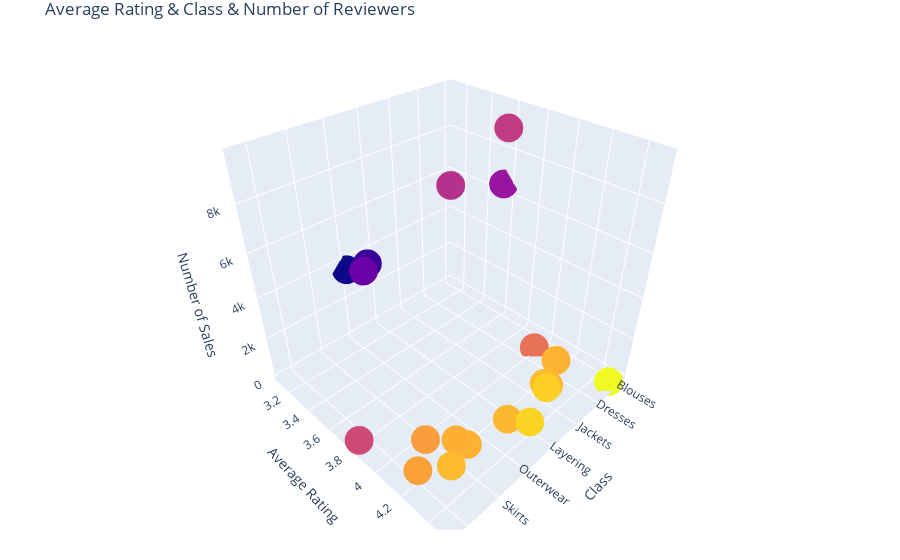

Notebook code for this chart:
### Code cell
cv = df['Class Name'].value_counts()

trace = go.Scatter3d( x = avgdf1.index,
                      y = avgdf1['Rating'],
                      z = cv[avgdf1.index],
                      mode = 'markers',
                      marker = dict(size=10,color=avgdf1['Rating']),
                      hoverinfo ="text",
                      text="Class: "+avgdf1.index+" \ Average Rating: "+avgdf1['Rating'].map(' {:,.2f}'.format).apply(str)+" \ Number of Reviewers: "+cv[avgdf1.index].apply(str)
                      )

data = [trace]
layout = go.Layout(title="Average Rating & Class & Number of Reviewers",
                   scene = dict(
                    xaxis = dict(title='Class'),
                    yaxis = dict(title='Average Rating'),
                    zaxis = dict(title='Number of Sales'),),
                   margin = dict(l=30, r=30, b=30, t=30))
fig = go.Figure(data=data, layout=layout)
py.iplot(fig)
plt.savefig('3D_Scatter.png')

### Figure 1 — Plotly figure (JSON) as saved in the notebook; plotly's stock layout.template omitted (floating-point values rounded to 4 significant figures)
{"data": [{"hoverinfo": "text", "marker": {"color": [3.554, 4.5, 4, 3.749, 4.261, 4.279, 4.295, 4.361, 3.692, 4.377, 4.279, 3.218, 3.102, 3.38, 4.256, 4.246, 4.285, 4.179, 4.197, 3.815], "size": 10}, "mode": "markers", "text": ["Class: Blouses \\ Average Rating:  3.55 \\ Number of Reviewers: 6475", "Class: Casual bottoms \\ Average Rating:  4.50 \\ Number of Reviewers: 2", "Class: Chemises \\ Average Rating:  4.00 \\ Number of Reviewers: 1", "Class: Dresses \\ Average Rating:  3.75 \\ Number of Reviewers: 9683", "Class: Fine gauge \\ Average Rating:  4.26 \\ Number of Reviewers: 1100", "Class: Intimates \\ Average Rating:  4.28 \\ Number of Reviewers: 154", "Class: Jackets \\ Average Rating:  4.30 \\ Number of Reviewers: 704", "Class: Jeans \\ Average Rating:  4.36 \\ Number of Reviewers: 1147", "Class: Knits \\ Average Rating:  3.69 \\ Number of Reviewers: 8169", "Class: Layering \\ Average Rating:  4.38 \\ Number of Reviewers: 146", "Class: Legwear \\ Average Rating:  4.28 \\ Number of Reviewers: 165", "Class: Lounge \\ Average Rating:  3.22 \\ Number of Reviewers: 4034", "Class: Outerwear \\ Average Rating:  3.10 \\ Number of Reviewers: 3597", "Class: Pants \\ Average Rating:  3.38 \\ Number of Reviewers: 4708", "Class: Shorts \\ Average Rating:  4.26 \\ Number of Reviewers: 317", "Class: Skirts \\ Average Rating:  4.25 \\ Number of Reviewers: 945", "Class: Sleep \\ Average Rating:  4.29 \\ Number of Reviewers: 228", "Class: Sweaters \\ Average Rating:  4.18 \\ Number of Reviewers: 1428", "Class: Swim \\ Average Rating:  4.20 \\ Number of Reviewers: 350", "Class: Trend \\ Average Rating:  3.82 \\ Number of Reviewers: 119"], "x": ["Blouses", "Casual bottoms", "Chemises", "Dresses", "Fine gauge", "Intimates", "Jackets", "Jeans", "Knits", "Layering", "Legwear", "Lounge", "Outerwear", "Pants", "Shorts", "Skirts", "Sleep", "Sweaters", "Swim", "Trend"], "y": [3.554, 4.5, 4, 3.749, 4.261, 4.279, 4.295, 4.361, 3.692, 4.377, 4.279, 3.218, 3.102, 3.38, 4.256, 4.246, 4.285, 4.179, 4.197, 3.815], "z": [6475, 2, 1, 9683, 1100, 154, 704, 1147, 8169, 146, 165, 4034, 3597, 4708, 317, 945, 228, 1428, 350, 119], "type": "scatter3d"}], "layout": {"margin": {"b": 30, "l": 30, "r": 30, "t": 30}, "scene": {"xaxis": {"title": {"text": "Class"}}, "yaxis": {"title": {"text": "Average Rating"}}, "zaxis": {"title": {"text": "Number of Sales"}}}, "title": {"text": "Average Rating & Class & Number of Reviewers"}}}
